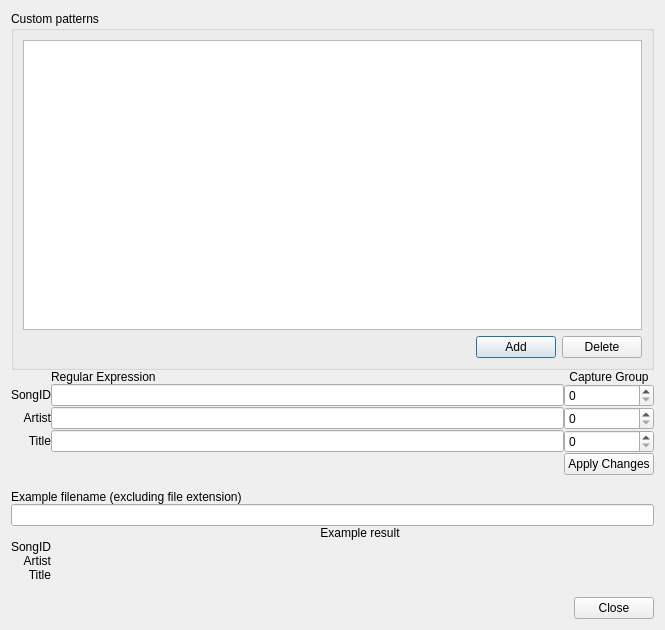
<?xml version="1.0" encoding="UTF-8"?>
<ui version="4.0">
 <class>DlgCustomPatterns</class>
 <widget class="QDialog" name="DlgCustomPatterns">
  <property name="geometry">
   <rect>
    <x>0</x>
    <y>0</y>
    <width>665</width>
    <height>630</height>
   </rect>
  </property>
  <property name="windowTitle">
   <string>Custom filename patterns</string>
  </property>
  <layout class="QVBoxLayout" name="verticalLayout_3">
   <property name="spacing">
    <number>0</number>
   </property>
   <item>
    <widget class="QGroupBox" name="groupBox">
     <property name="title">
      <string>Custom patterns</string>
     </property>
     <property name="flat">
      <bool>false</bool>
     </property>
     <layout class="QVBoxLayout" name="verticalLayout">
      <item>
       <widget class="QTableView" name="tableViewPatterns">
        <property name="selectionMode">
         <enum>QAbstractItemView::SingleSelection</enum>
        </property>
        <property name="selectionBehavior">
         <enum>QAbstractItemView::SelectRows</enum>
        </property>
        <attribute name="horizontalHeaderCascadingSectionResizes">
         <bool>true</bool>
        </attribute>
        <attribute name="horizontalHeaderMinimumSectionSize">
         <number>15</number>
        </attribute>
        <attribute name="horizontalHeaderStretchLastSection">
         <bool>true</bool>
        </attribute>
        <attribute name="verticalHeaderCascadingSectionResizes">
         <bool>true</bool>
        </attribute>
       </widget>
      </item>
      <item>
       <layout class="QHBoxLayout" name="horizontalLayout">
        <property name="topMargin">
         <number>0</number>
        </property>
        <item>
         <spacer name="horizontalSpacer">
          <property name="orientation">
           <enum>Qt::Horizontal</enum>
          </property>
          <property name="sizeHint" stdset="0">
           <size>
            <width>40</width>
            <height>20</height>
           </size>
          </property>
         </spacer>
        </item>
        <item>
         <widget class="QPushButton" name="btnAdd">
          <property name="text">
           <string>Add</string>
          </property>
         </widget>
        </item>
        <item>
         <widget class="QPushButton" name="btnDelete">
          <property name="text">
           <string>Delete</string>
          </property>
         </widget>
        </item>
       </layout>
      </item>
     </layout>
    </widget>
   </item>
   <item>
    <layout class="QGridLayout" name="gridLayout">
     <property name="bottomMargin">
      <number>15</number>
     </property>
     <item row="0" column="1">
      <widget class="QLabel" name="label">
       <property name="text">
        <string>Regular Expression</string>
       </property>
      </widget>
     </item>
     <item row="0" column="2">
      <widget class="QLabel" name="label_4">
       <property name="text">
        <string>&lt;html&gt;&lt;head/&gt;&lt;body&gt;&lt;p align=&quot;center&quot;&gt;Capture Group&lt;/p&gt;&lt;/body&gt;&lt;/html&gt;</string>
       </property>
       <property name="wordWrap">
        <bool>true</bool>
       </property>
      </widget>
     </item>
     <item row="3" column="0">
      <widget class="QLabel" name="label_5">
       <property name="text">
        <string>&lt;html&gt;&lt;head/&gt;&lt;body&gt;&lt;p align=&quot;right&quot;&gt;Title&lt;/p&gt;&lt;/body&gt;&lt;/html&gt;</string>
       </property>
      </widget>
     </item>
     <item row="4" column="0">
      <spacer name="horizontalSpacer_3">
       <property name="orientation">
        <enum>Qt::Horizontal</enum>
       </property>
       <property name="sizeType">
        <enum>QSizePolicy::Minimum</enum>
       </property>
       <property name="sizeHint" stdset="0">
        <size>
         <width>40</width>
         <height>20</height>
        </size>
       </property>
      </spacer>
     </item>
     <item row="2" column="1">
      <widget class="QLineEdit" name="lineEditArtistRegEx"/>
     </item>
     <item row="1" column="1">
      <widget class="QLineEdit" name="lineEditDiscIdRegEx"/>
     </item>
     <item row="3" column="1">
      <widget class="QLineEdit" name="lineEditTitleRegEx"/>
     </item>
     <item row="2" column="0">
      <widget class="QLabel" name="label_3">
       <property name="text">
        <string>&lt;html&gt;&lt;head/&gt;&lt;body&gt;&lt;p align=&quot;right&quot;&gt;Artist&lt;/p&gt;&lt;/body&gt;&lt;/html&gt;</string>
       </property>
      </widget>
     </item>
     <item row="1" column="0">
      <widget class="QLabel" name="label_2">
       <property name="text">
        <string>&lt;html&gt;&lt;head/&gt;&lt;body&gt;&lt;p align=&quot;right&quot;&gt;SongID&lt;/p&gt;&lt;/body&gt;&lt;/html&gt;</string>
       </property>
      </widget>
     </item>
     <item row="4" column="1">
      <spacer name="horizontalSpacer_4">
       <property name="orientation">
        <enum>Qt::Horizontal</enum>
       </property>
       <property name="sizeHint" stdset="0">
        <size>
         <width>40</width>
         <height>20</height>
        </size>
       </property>
      </spacer>
     </item>
     <item row="4" column="2">
      <widget class="QPushButton" name="btnApplyChanges">
       <property name="text">
        <string>Apply Changes</string>
       </property>
      </widget>
     </item>
     <item row="1" column="2">
      <widget class="QSpinBox" name="spinBoxDiscIdCaptureGrp">
       <property name="frame">
        <bool>true</bool>
       </property>
       <property name="buttonSymbols">
        <enum>QAbstractSpinBox::UpDownArrows</enum>
       </property>
      </widget>
     </item>
     <item row="2" column="2">
      <widget class="QSpinBox" name="spinBoxArtistCaptureGrp"/>
     </item>
     <item row="3" column="2">
      <widget class="QSpinBox" name="spinBoxTitleCaptureGrp"/>
     </item>
    </layout>
   </item>
   <item>
    <layout class="QVBoxLayout" name="verticalLayout_2">
     <item>
      <widget class="QLabel" name="label_13">
       <property name="text">
        <string>&lt;html&gt;&lt;head/&gt;&lt;body&gt;&lt;p&gt;Example filename (excluding file extension)&lt;/p&gt;&lt;/body&gt;&lt;/html&gt;</string>
       </property>
      </widget>
     </item>
     <item>
      <widget class="QLineEdit" name="lineEditFilenameExample"/>
     </item>
    </layout>
   </item>
   <item>
    <layout class="QGridLayout" name="gridLayout_2" columnstretch="0,1">
     <property name="rightMargin">
      <number>0</number>
     </property>
     <property name="bottomMargin">
      <number>15</number>
     </property>
     <property name="horizontalSpacing">
      <number>15</number>
     </property>
     <item row="1" column="0">
      <widget class="QLabel" name="label_8">
       <property name="sizePolicy">
        <sizepolicy hsizetype="Minimum" vsizetype="Preferred">
         <horstretch>0</horstretch>
         <verstretch>0</verstretch>
        </sizepolicy>
       </property>
       <property name="text">
        <string>&lt;html&gt;&lt;head/&gt;&lt;body&gt;&lt;p align=&quot;right&quot;&gt;SongID&lt;/p&gt;&lt;/body&gt;&lt;/html&gt;</string>
       </property>
      </widget>
     </item>
     <item row="1" column="1">
      <widget class="QLabel" name="labelDiscIdExample">
       <property name="text">
        <string/>
       </property>
      </widget>
     </item>
     <item row="0" column="1">
      <widget class="QLabel" name="label_7">
       <property name="text">
        <string>&lt;html&gt;&lt;head/&gt;&lt;body&gt;&lt;p align=&quot;center&quot;&gt;Example result&lt;/p&gt;&lt;/body&gt;&lt;/html&gt;</string>
       </property>
      </widget>
     </item>
     <item row="2" column="0">
      <widget class="QLabel" name="label_10">
       <property name="sizePolicy">
        <sizepolicy hsizetype="Minimum" vsizetype="Preferred">
         <horstretch>0</horstretch>
         <verstretch>0</verstretch>
        </sizepolicy>
       </property>
       <property name="text">
        <string>&lt;html&gt;&lt;head/&gt;&lt;body&gt;&lt;p align=&quot;right&quot;&gt;Artist&lt;/p&gt;&lt;/body&gt;&lt;/html&gt;</string>
       </property>
      </widget>
     </item>
     <item row="2" column="1">
      <widget class="QLabel" name="labelArtistExample">
       <property name="text">
        <string/>
       </property>
      </widget>
     </item>
     <item row="3" column="1">
      <widget class="QLabel" name="labelTitleExample">
       <property name="text">
        <string/>
       </property>
      </widget>
     </item>
     <item row="3" column="0">
      <widget class="QLabel" name="label_6">
       <property name="sizePolicy">
        <sizepolicy hsizetype="Minimum" vsizetype="Preferred">
         <horstretch>0</horstretch>
         <verstretch>0</verstretch>
        </sizepolicy>
       </property>
       <property name="text">
        <string>&lt;html&gt;&lt;head/&gt;&lt;body&gt;&lt;p align=&quot;right&quot;&gt;Title&lt;/p&gt;&lt;/body&gt;&lt;/html&gt;</string>
       </property>
      </widget>
     </item>
    </layout>
   </item>
   <item>
    <layout class="QHBoxLayout" name="horizontalLayout_2">
     <item>
      <spacer name="horizontalSpacer_2">
       <property name="orientation">
        <enum>Qt::Horizontal</enum>
       </property>
       <property name="sizeHint" stdset="0">
        <size>
         <width>40</width>
         <height>20</height>
        </size>
       </property>
      </spacer>
     </item>
     <item>
      <widget class="QPushButton" name="btnClose">
       <property name="text">
        <string>Close</string>
       </property>
      </widget>
     </item>
    </layout>
   </item>
  </layout>
 </widget>
 <tabstops>
  <tabstop>tableViewPatterns</tabstop>
  <tabstop>btnAdd</tabstop>
  <tabstop>btnDelete</tabstop>
  <tabstop>lineEditDiscIdRegEx</tabstop>
  <tabstop>lineEditArtistRegEx</tabstop>
  <tabstop>lineEditTitleRegEx</tabstop>
  <tabstop>spinBoxDiscIdCaptureGrp</tabstop>
  <tabstop>spinBoxArtistCaptureGrp</tabstop>
  <tabstop>spinBoxTitleCaptureGrp</tabstop>
  <tabstop>btnApplyChanges</tabstop>
  <tabstop>lineEditFilenameExample</tabstop>
  <tabstop>btnClose</tabstop>
 </tabstops>
 <resources/>
 <connections/>
</ui>
